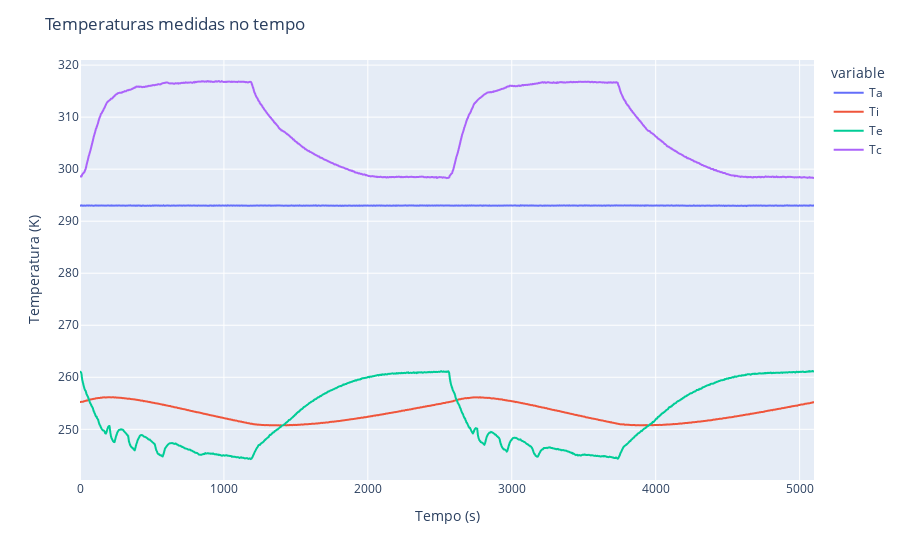

The cell this chart's notebook holds for it:
### Code cell
fig = px.line(df, x='time (s)', y=['Ta', 'Ti', 'Te', 'Tc'])
fig.update_yaxes(title_text="Temperatura (K)")
fig.update_xaxes(title_text="Tempo (s)")
fig.update_layout(
    title_text="Temperaturas medidas no tempo"
)

fig.show()

### Figure 1 — Plotly figure (JSON) as saved in the notebook; plotly's stock layout.template omitted (floating-point values rounded to 4 significant figures; data arrays with more than 128 entries replaced by an {"elided": "..."} marker saying what was removed)
{"data": [{"hovertemplate": "variable=Ta<br>time (s)=%{x}<br>value=%{y}<extra></extra>", "legendgroup": "Ta", "line": {"color": "#636efa", "dash": "solid"}, "mode": "lines", "name": "Ta", "showlegend": true, "type": "scattergl", "x": {"elided": "1021 int values"}, "xaxis": "x", "y": {"elided": "1021 float values"}, "yaxis": "y"}, {"hovertemplate": "variable=Ti<br>time (s)=%{x}<br>value=%{y}<extra></extra>", "legendgroup": "Ti", "line": {"color": "#EF553B", "dash": "solid"}, "mode": "lines", "name": "Ti", "showlegend": true, "type": "scattergl", "x": {"elided": "1021 int values"}, "xaxis": "x", "y": {"elided": "1021 float values"}, "yaxis": "y"}, {"hovertemplate": "variable=Te<br>time (s)=%{x}<br>value=%{y}<extra></extra>", "legendgroup": "Te", "line": {"color": "#00cc96", "dash": "solid"}, "mode": "lines", "name": "Te", "showlegend": true, "type": "scattergl", "x": {"elided": "1021 int values"}, "xaxis": "x", "y": {"elided": "1021 float values"}, "yaxis": "y"}, {"hovertemplate": "variable=Tc<br>time (s)=%{x}<br>value=%{y}<extra></extra>", "legendgroup": "Tc", "line": {"color": "#ab63fa", "dash": "solid"}, "mode": "lines", "name": "Tc", "showlegend": true, "type": "scattergl", "x": {"elided": "1021 int values"}, "xaxis": "x", "y": {"elided": "1021 float values"}, "yaxis": "y"}], "layout": {"legend": {"title": {"text": "variable"}, "tracegroupgap": 0}, "margin": {"t": 60}, "title": {"text": "Temperaturas medidas no tempo"}, "xaxis": {"anchor": "y", "domain": [0, 1], "title": {"text": "Tempo (s)"}}, "yaxis": {"anchor": "x", "domain": [0, 1], "title": {"text": "Temperatura (K)"}}}}
